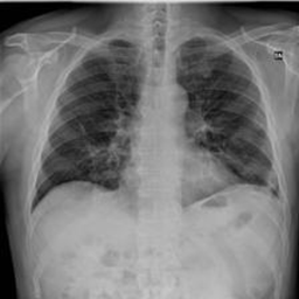
%> input picture COVID-101.png, 299 x 299 px
$ octave analisistrutturale.m   (GNU Octave 9; MATLAB toolbox functions it lacks are replaced by stand-ins)
%> lines starting %> are read from the running program, lines starting %| are printed output that depends on the picture

% Caricamento dell'Immagine Originale
file = 'COVID-101.png';
% Caricamento e conversione immediata in double
image = double(imread(file));
%> image: size 299x299 double; min 0, max 225, mean 117.8; mean of the top-left, top-right, bottom-left and bottom-right quarters 97.4, 101.3, 127.7, 144.6

% Creazione delle due varianti per l'analisi
% Variante "Liscia": applicazione di filtro Gaussiano (rimozione alte frequenze)
immagine_liscia = imgaussfilt(image, 2);

% Variante "Rugosa": aggiunta di rumore gaussiano (introduzione alte frequenze)
immagine_rugosa = imnoise(uint8(image), 'gaussian', 0, 0.05);
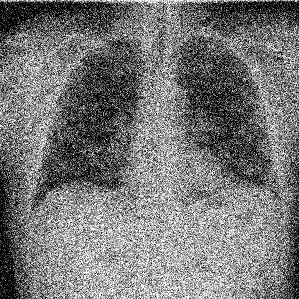
%> immagine_rugosa: size 299x299 uint8; min 0, max 255, mean 118.9
immagine_rugosa = double(immagine_rugosa);
%> immagine_rugosa: size 299x299 double

% Calcolo SVD per le due varianti
[U_l, S_l, V_l] = svd(immagine_liscia);
[U_r, S_r, V_r] = svd(immagine_rugosa);

% Estrazione valori singolari per il confronto (vettori diagonali)
s_liscia = diag(S_l);
%> s_liscia = 299 values, max 36693.6 at index 1, min 6.5e-08 at index 299, mean 217.5
s_rugosa = diag(S_r);
%> s_rugosa = 299 values, max 36821.4 at index 1, min 0.864 at index 299, mean 941.2

% Confronto Visivo tra le varianti analizzate
figure('Name', 'Confronto Varianti Immagine');
subplot(1,2,1);
imshow(uint8(immagine_liscia));
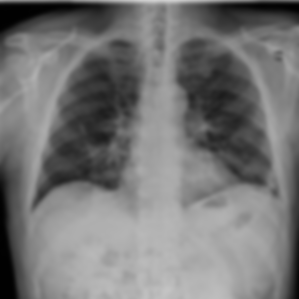
%> displayed picture: size 299x299, on the screen's scale of 0 to 255; min 0, max 208, mean 117.9
title('Immagine Liscia');

subplot(1,2,2);
imshow(uint8(immagine_rugosa));
title('Immagine Rugosa');

% Scegliamo un rango ridotto
k = 50;
% Ricostruzione dell'immagine liscia
img_liscia_rec = U_l(:,1:k) * S_l(1:k,1:k) * V_l(:,1:k)';

% Ricostruzione dell'immagine rugosa
img_rugosa_rec = U_r(:,1:k) * S_r(1:k,1:k) * V_r(:,1:k)';

% Visualizzazione del confronto delle ricostruzioni
figure('Name', ['Ricostruzione con k = ', num2str(k)]);
subplot(1,2,1);
imshow(uint8(img_liscia_rec))
title(['Liscia Ricostruita (k=', num2str(k), ')']);

subplot(1,2,2);
imshow(uint8(img_rugosa_rec));
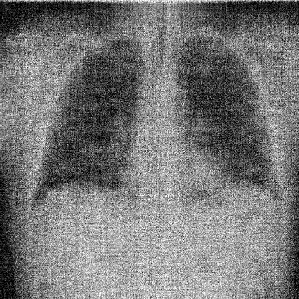
%> displayed picture: size 299x299, on the screen's scale of 0 to 255; min 0, max 255, mean 119.1
title(['Rugosa Ricostruita (k=', num2str(k), ')']);

% Decadimento dei Valori Singolari
figure('Name', 'Analisi Valori Singolari');
semilogy(s_liscia(1:100), 'b', 'LineWidth', 2); hold on;
semilogy(s_rugosa(1:100), 'r', 'LineWidth', 2);
title('Analisi Strutturale: Decadimento Valori Singolari');
xlabel('Indice k');
ylabel('Valore Singolare \sigma_k');
legend('Immagine Liscia', 'Immagine Rugosa');
grid on;
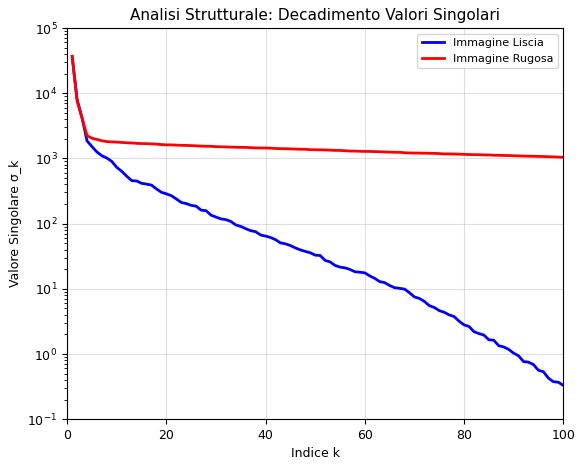
%> figure redrawn from the program's plot data; curve peaks at x = 1, y = 36693.6; curve peaks at x = 1, y = 36821.4
